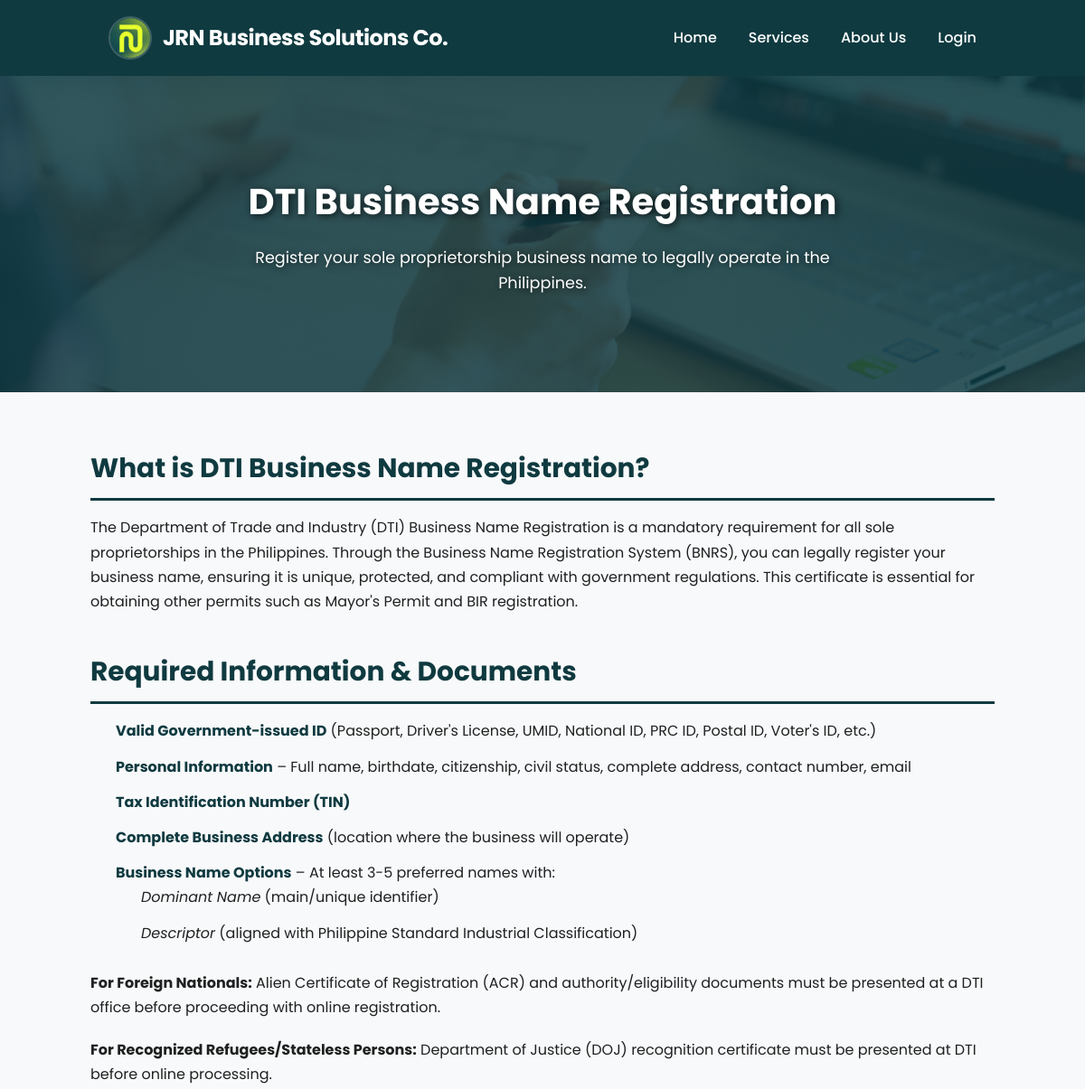
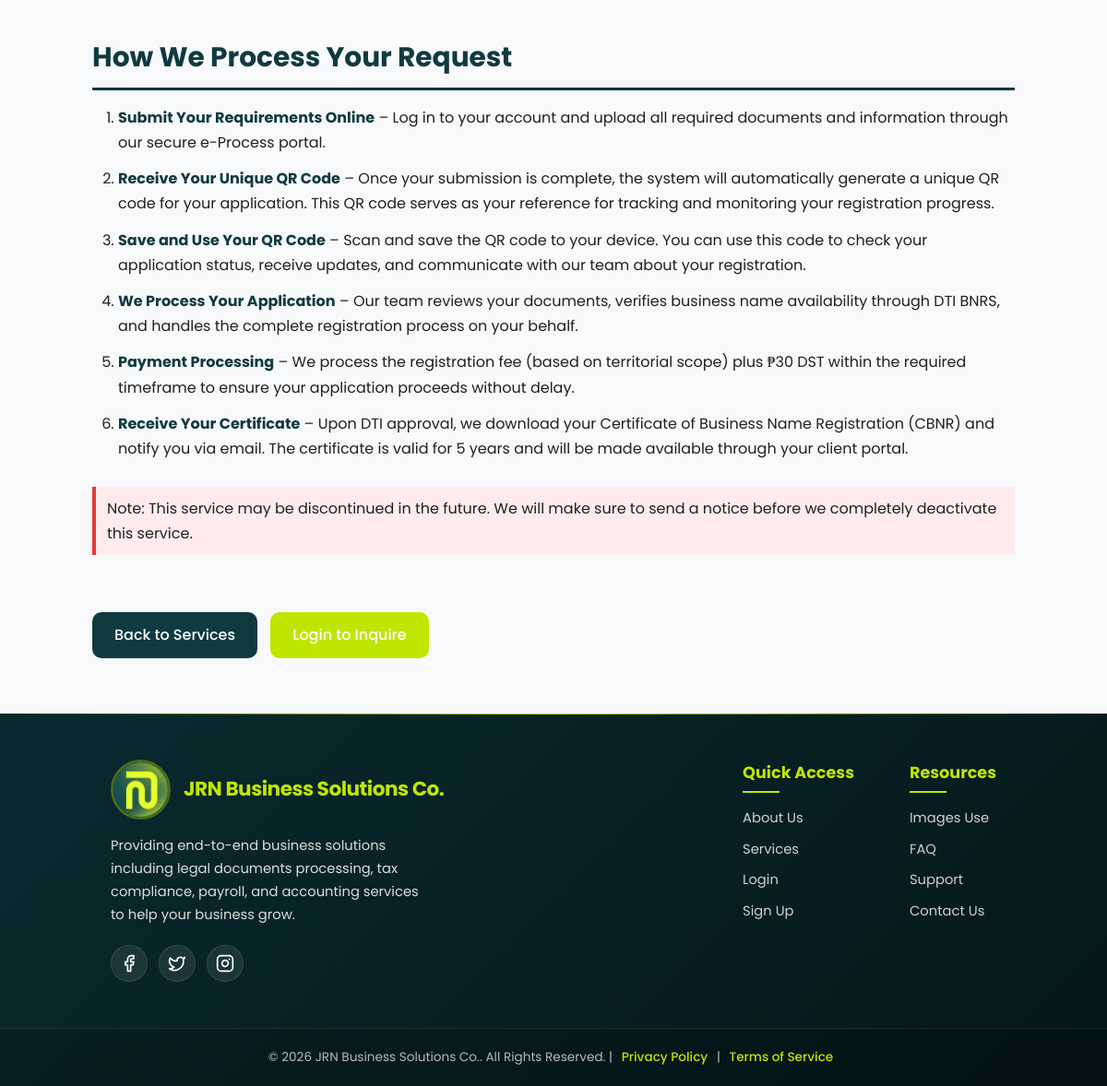
/service-display.php?slug=dti-registration, run on the app's committed database (2 pictures, top to bottom).
### tables this page shows
CREATE TABLE `services` (
  `id` int(11) NOT NULL,
  `name` varchar(150) NOT NULL,
  `price` decimal(10,2) NOT NULL DEFAULT 0.00,
  `slug` varchar(150) NOT NULL,
  `category` varchar(100) DEFAULT NULL,
  `short_description` varchar(300) DEFAULT NULL,
  `long_description` text DEFAULT NULL,
  `icon` varchar(255) DEFAULT NULL,
  `image` varchar(255) DEFAULT NULL,
  `is_active` tinyint(1) DEFAULT 1,
  `scheduled_action` enum('activate','deactivate') DEFAULT NULL,
  `scheduled_at` datetime DEFAULT NULL,
  `scheduled_effective_at` datetime DEFAULT NULL,
  `featured` tinyint(1) DEFAULT 0,
  `display_order` int(11) DEFAULT 0,
  `created_by` int(11) DEFAULT NULL,
  `created_at` timestamp NOT NULL DEFAULT current_timestamp(),
  `updated_at` timestamp NOT NULL DEFAULT current_timestamp() ON UPDATE current_timestamp(),
  `standard_price` decimal(10,2) DEFAULT 0.00,
  `priority_price` decimal(10,2) DEFAULT 0.00,
  `express_price` decimal(10,2) DEFAULT 0.00,
  `rush_price` decimal(10,2) DEFAULT 0.00,
  `same_day_price` decimal(10,2) DEFAULT 0.00,
  `standard_status` tinyint(1) DEFAULT 1,
  `priority_status` tinyint(1) DEFAULT 1,
  `express_status` tinyint(1) DEFAULT 1,
  `rush_status` tinyint(1) DEFAULT 1,
  `same_day_status` tinyint(1) DEFAULT 0
);

### service-display.php (the view, shortened to what this page needs)
<?php
require_once 'connection/dbconn.php';
$slug = isset($_GET['slug']) ? $_GET['slug'] : null;
$service = null;
if ($slug) {
    $stmt = $conn->prepare("SELECT * FROM services WHERE slug = ? AND is_active = 1");
    $stmt->bind_param("s", $slug);
    $stmt->execute();
    $result = $stmt->get_result();
    $service = $result->fetch_assoc();
}
$companyInfo = [
    'name' => 'JRN Business Solutions Co.',
    'tagline' => 'Your Partner in Business Compliance and Growth',
    'description' => 'We are a dedicated accounting and business solutions firm with expertise in serving startups, SMEs, and established enterprises. Our comprehensive services ensure your business stays compliant while you focus on growth.',
    'established' => '2020',
    'services_count' => '15+',
    'clients_served' => '500+'
];
$quickLinks = [
    ['text' => 'About Us', 'url' => '#about'],
    ['text' => 'Services', 'url' => 'services.php']
];
if (isset($_SESSION['user_id'])) {
    $quickLinks[] = ['text' => 'Account', 'url' => 'account_page.php'];
} else {
    $quickLinks[] = ['text' => 'Login', 'url' => 'login.php'];
    $quickLinks[] = ['text' => 'Sign Up', 'url' => 'signup.php'];
}
$resourceLinks = [
    ['text' => 'Images Use', 'url' => 'https://www.pexels.com/', 'external' => true],
    ['text' => 'FAQ', 'url' => '#faq'],
    ['text' => 'Support', 'url' => '#support'],
    ['text' => 'Contact Us', 'url' => '#contact']
];
$socialLinks = [
    ['name' => 'Facebook', 'icon' => 'facebook.svg', 'url' => '#'],
    ['name' => 'Twitter', 'icon' => 'twitter.svg', 'url' => '#'],
    ['name' => 'Instagram', 'icon' => 'instagram.svg', 'url' => '#']
];
?>
<!DOCTYPE html>
<html lang="en">
<head>
    <link rel="stylesheet" href="assets/css/global.css">
    <link rel="stylesheet" href="assets/css/index.css">
    <link rel="stylesheet" href="assets/css/services.css">
    <link rel="stylesheet" href="assets/css/responsive.css">
    <link rel="stylesheet" href="assets/css/logout-modal.css">
</head>
<body>
    <header class="navbar">
        <div class="logo-container">
            <img src="assets/img/Logo.jpg" alt="JRN Logo" class="logo-img">
            <span class="logo-text">JRN Business Solutions Co.</span>
        </div>
        <nav>
            <ul class="nav-links">
                <li><a href="index.php">Home</a></li>
                <li><a href="services.php">Services</a></li>
                <li><a href="index.php#about">About Us</a></li>
                <?php if (isset($_SESSION['user_id'])): ?>
                    <li><a href="account_page.php">Account</a></li>
                    <li><a href="#" id="logout-btn">Logout</a></li>
                <?php else: ?>
                    <li><a href="login.php">Login</a></li>
                <?php endif; ?>
            </ul>
        </nav>
    </header>
    <section
        class="service-hero <?= htmlspecialchars($service['slug']) ?>"
        style="<?= $service['image']
                    ? "background-image: linear-gradient(rgba(15,58,64,0.85), rgba(15,58,64,0.85)), url('" . htmlspecialchars($service['image']) . "'); background-size: cover; background-position: center;"
                    : "" ?>">
        <div class="hero-content">
            <h1><?= htmlspecialchars($service['name']) ?></h1>
            <p><?= htmlspecialchars($service['short_description']) ?></p>
        </div>
    </section>
    <section class="service-details">
        <div class="container">
            <div class="service-long-description">
                <?= $service['long_description'] ?>
            </div>
            <?php
            $note = 'Note: This service may be discontinued in the future. We will make sure to send a notice before we completely deactivate this service.';
            ?>
            <p class="service-deprecation-note">
                <?= htmlspecialchars($note) ?>
            </p>
            <div style="margin-top: 30px;">
                <a href="services.php" class="btn back-btn">Back to Services</a>
                <?php if (isset($_SESSION['user_id'])): ?>
                    <a href="inquire.php?service=<?= urlencode($service['slug']) ?>" class="btn back-btn" style="background: var(--accent); margin-left: 10px;">Inquire Now</a>
                <?php else: ?>
                    <a href="login.php" class="btn back-btn" style="background: var(--accent); margin-left: 10px;">Login to Inquire</a>
                <?php endif; ?>
            </div>
        </div>
    </section>
    <footer class="footer">
        <div class="footer-top">
            <div class="footer-logo-desc">
                <div class="footer-logo-name">
                    <img src="assets/img/logo.jpg" alt="JRN Logo" class="footer-logo">
                    <h3><?php echo htmlspecialchars($companyInfo['name']); ?></h3>
                </div>
                <p>Providing end-to-end business solutions including legal documents processing, tax compliance, payroll, and accounting services to help your business grow.</p>
                <div class="footer-socials">
                    <?php foreach ($socialLinks as $social): ?>
                        <a href="<?php echo htmlspecialchars($social['url']); ?>"
                            target="_blank"
                            rel="noopener noreferrer"
                            aria-label="<?php echo htmlspecialchars($social['name']); ?>">
                            <img src="assets/img/icons/<?php echo htmlspecialchars($social['icon']); ?>"
                                alt="<?php echo htmlspecialchars($social['name']); ?>"
                                height="24">
                        </a>
                    <?php endforeach; ?>
                </div>
            </div>
            <div class="footer-links">
                <div class="footer-column">
                    <h4>Quick Access</h4>
                    <ul>
                        <?php foreach ($quickLinks as $link): ?>
                            <li>
                                <a href="<?php echo htmlspecialchars($link['url']); ?>">
                                    <?php echo htmlspecialchars($link['text']); ?>
                                </a>
                            </li>
                        <?php endforeach; ?>
                    </ul>
                </div>
                <div class="footer-column">
                    <h4>Resources</h4>
                    <ul>
                        <?php foreach ($resourceLinks as $link): ?>
                            <li>
                                <a href="<?php echo htmlspecialchars($link['url']); ?>"
                                    <?php echo isset($link['external']) && $link['external'] ? 'target="_blank" rel="noopener noreferrer"' : ''; ?>>
                                    <?php echo htmlspecialchars($link['text']); ?>
                                </a>
                            </li>
                        <?php endforeach; ?>
                    </ul>
                </div>
            </div>
        </div>
        <div class="footer-bottom">
            <p>
                &copy; <?php echo date("Y"); ?> <?php echo htmlspecialchars($companyInfo['name']); ?>. All Rights Reserved. |
                <a href="privacy.php">Privacy Policy</a> |
                <a href="terms.php">Terms of Service</a>
            </p>
        </div>
    </footer>
</body>
</html>

### assets/css/global.css (style rules this page uses)
:root { --primary: #0F3A40; --primary-dark: #0B2B2E; --secondary: #1C4F50; --accent: #D9FF00; --background-light: #F9F7F7; --background-alt: #E6F7F5; --text-dark: #0F2B2E; --text-light: #FFFFFF; }
* { margin: 0; padding: 0; box-sizing: border-box; }
body { font-family: "Poppins"; line-height: 1.6; background-color: #F9F7F7; color: #fff; }
a { text-decoration: none; color: inherit; }
ul { list-style: none; }
.btn { display: inline-block; padding: 12px 24px; background: #3F72AF; color: #fff; border-radius: 6px; font-weight: bold; transition: background 0.3s ease; }
html { scrollbar-width: thin; scrollbar-color: #3F72AF #DBE2EF; }
.navbar { display: flex; justify-content: space-between; align-items: center; padding: 20px 10%; background: linear-gradient(135deg, var(--primary) 0%, var(--secondary) 100%); color: var(--text-light); box-shadow: 0 4px 20px rgba(15, 58, 64, 0.15); position: sticky; top: 0; z-index: 1000; backdrop-filter: blur(10px); transition: all 0.3s ease; }
.logo-container { display: flex; align-items: center; gap: 12px; transition: transform 0.3s ease; }
.logo-img { border-radius: 50%; height: 48px; width: 48px; object-fit: cover; border: 2px solid rgba(255, 255, 255, 0.2); transition: all 0.3s ease; }
.logo-text { font-size: 1.5rem; font-weight: 700; color: var(--text-light); letter-spacing: -0.5px; }
.nav-links { display: flex; gap: 35px; align-items: center; }
.nav-links li { position: relative; }
.nav-links a { color: var(--text-light); font-weight: 500; font-size: 1rem; padding: 8px 0; transition: all 0.3s ease; position: relative; }
.nav-links a::after { content: ''; position: absolute; bottom: 0; left: 0; width: 0; height: 2px; background: var(--accent); transition: width 0.3s ease; }
.footer { background: linear-gradient(135deg, var(--primary-dark) 0%, #051619 100%); color: var(--text-light); font-size: 0.9rem; position: relative; overflow: hidden; }
.footer::before { content: ''; position: absolute; top: 0; left: 0; right: 0; height: 1px; background: linear-gradient(90deg, transparent 0%, var(--accent) 50%, transparent 100%); }
.footer-top { display: flex; flex-wrap: wrap; justify-content: space-between; padding: 50px 10%; gap: 40px; }
.footer-logo-desc { max-width: 340px; }
.footer-logo-name { display: flex; align-items: center; gap: 14px; flex-wrap: nowrap; margin-bottom: 16px; }
.footer-logo-name img.footer-logo { height: 65px; width: 65px; border-radius: 50%; object-fit: cover; border: 3px solid rgba(217, 255, 0, 0.3); transition: all 0.3s ease; }
.footer-logo-name h3 { margin: 0; color: var(--accent); font-size: 1.35rem; white-space: nowrap; font-weight: 700; letter-spacing: -0.5px; }
.footer-logo-desc p { margin-top: 12px; font-size: 0.92rem; color: rgba(255, 255, 255, 0.85); line-height: 1.7; text-align: left; }
.footer-socials { margin-top: 20px; display: flex; gap: 12px; }
.footer-socials a { display: flex; align-items: center; justify-content: center; width: 40px; height: 40px; border-radius: 50%; background: rgba(255, 255, 255, 0.08); border: 1px solid rgba(255, 255, 255, 0.1); transition: all 0.3s cubic-bezier(0.16, 1, 0.3, 1); }
.footer-socials a img { height: 20px; width: 20px; filter: brightness(0) invert(1); transition: all 0.3s ease; }
.footer-links { display: flex; gap: 60px; flex-wrap: wrap; }
.footer-column h4 { margin-bottom: 16px; color: var(--accent); font-size: 1.1rem; font-weight: 700; position: relative; padding-bottom: 8px; }
.footer-column h4::after { content: ''; position: absolute; bottom: 0; left: 0; width: 40px; height: 2px; background: var(--accent); }
.footer-column ul li { margin-bottom: 10px; }
.footer-column ul li a { display: inline-block; color: rgba(255, 255, 255, 0.8); font-size: 0.92rem; transition: all 0.3s ease; position: relative; padding-left: 0; }
.footer-column ul li a::before { content: '→'; position: absolute; left: -20px; opacity: 0; transition: all 0.3s ease; color: var(--accent); }
.footer-bottom { border-top: 1px solid rgba(255, 255, 255, 0.1); padding: 20px 10%; font-size: 0.85rem; color: rgba(255, 255, 255, 0.7); text-align: center; background: rgba(0, 0, 0, 0.2); }
.footer-bottom a { color: var(--accent); text-decoration: none; margin: 0 6px; transition: all 0.3s ease; font-weight: 500; }

### assets/css/index.css (style rules this page uses)
:root { --primary: #0f3a40; --secondary: #1c5a63; --accent: #bfe600; --background-light: #f5f7fa; --background-alt: #e5e7eb; --text-light: #ffffff; --text-dark: #2c3e50; --primary-dark: #0a2a2f; }

### data on the page
services: image (picture), name "DTI Business Name Registration", short_description "Register your sole proprietorship business name to legally operate in the Philippines.", long_description "What is DTI Business Name Registration? The Department of Trade and Industry (DTI) Business Name Registration is a mandatory requirement for all sole proprietorships in the Philippines. Through the Business Name Registration System (BNRS), you can legally register your business name, ensuring it is unique, protected, and compliant with government regulations. This certificate is essential for obtaining other permits such as Mayor's Permit and BIR registration. Required Information & Documents Valid Government-issued ID (Passport, Driver's License, UMID, National ID, PRC ID, Postal ID, Voter's ID, etc.) Personal Information – Full name, birthdate, citizenship, civil status, complete address,…"

### other printed values
$note "Note: This service may be discontinued in the future. We will make sure to send a notice before we completely deactivate this service."
$companyInfo['name'] "JRN Business Solutions Co."
$link['text'] "About Us"
$link['text'] "Services"
$link['text'] "Login"
$link['text'] "Sign Up"
$link['text'] "Images Use"
$link['text'] "FAQ"
$link['text'] "Support"
$link['text'] "Contact Us"
